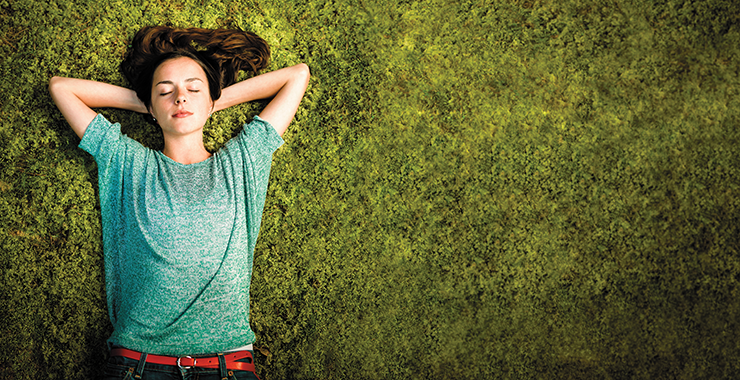
#> input picture old_src/images/nature.png, 740 x 380 px, found by its file name
$ python face_detect.py --image 1
#> lines starting #> are read from the running program, lines starting #| are printed output that depends on the picture; after the words box and inside, x2 and y2 are one past the last pixel; in counts of white or black regions, pixels touching at a corner belong together
### src/configuration.py
'''Configuration module for the application.

Consains variables (dictionaries) for setting default variables. Also provides the Settings-class that is used
for loading and managing the settings. Only one instance of this class should be created.
'''

from typing import Union, List, Tuple, Dict, Optional
from tools import filereaderwriter as fileio
from tools.helpers import str_convert

# Default settings for the application can be set here
# Directories
paths = {'SETTINGS': 'config', 'IMAGES': 'src/images', 'DATA': 'src/data'}

# Filenames
filenames = {'SETTINGS': 'settings'}

# Various settings
settings = {
    'settings_comment_sign': '#',
    'settings_assignment_sign': '=',
    'CAMERA_ID': 10
}


class Initializer():
    '''Class that holds static methods to help with initializing'''
    def initialize_directories(paths: Dict[str, str]) -> None:
        print('Configured directories:')
        for key, directory in paths.items():
            if not fileio.check_directory_exists(directory):
                print(
                    f'./{directory}/ directory for {key} not found, attempting to create..'
                )
                # create_directory will raise an exception if creation is unsuccessful, and app will exit
                fileio.create_directory(directory)

            print(f'Using ./{directory}/ for {key}!')
        print('All directories initialized.')
        print()

    # [26 lines left out: function filter_map_settings, not called in this run]


class Configuration():
    '''Class that holds all settings. By default loads settings from disk.
    Only one instance should be created of this class and that object is assigned
    to the class variable Configuration._singleton_obj .'''

    _singleton_obj = None

    def __init__(self, load_from_file: bool = True) -> None:
        '''Constructor. After the object has been created the object will be assigned to the class variable _singleton_obj.
        '''
        if Configuration._singleton_obj:
            raise RuntimeError(
                'Settings object already created, cannot instantiate a new one. Please use the existing one.'
            )
            #del self
            #return

        self.paths = paths.copy()
        self.filenames = filenames.copy()
        self.settings = settings.copy()

        Initializer.initialize_directories(self.paths)

        if load_from_file:
            self.load_settings_from_file()

        Configuration._singleton_obj = self

    def load_settings_from_file(self) -> None:
        '''Reads the settings, converts them into the right type and loads them'''
        settings_file = fileio.build_path(self.paths['SETTINGS'],
                                          self.filenames['SETTINGS'])
        print(f'Using settings file \'./{settings_file}\'.')

        settings_read = Initializer.filter_map_settings(
            fileio.read_file_lines(settings_file),
            self.settings['settings_comment_sign'],
            self.settings['settings_assignment_sign'])

        if len(settings_read) != 0:
            print(f'Using {len(settings_read)} setting(s) from file:')

            # The list contains tuples, but we still need to unpack them with map here
            for var, val in map(lambda pair: (pair[0], str_convert(pair[1])),
                                settings_read):
                print(var, '=', val, 'loaded from disk.')
                self.settings[var] = val
        else:
            print('No settings loaded, using default values.')
        print()

    # [15 lines left out: function __str__, not called in this run]

    def get_instance(self):
        return Configuration.get_instance()

    # [5 lines left out: function get_instance, not called in this run]

### application/tools/filereaderwriter.py
'''This module provides functions for handling files.'''

import os
import sys

from typing import List
from pathlib import Path


# [10 lines left out: function read_file_lines, not called in this run]


def check_directory_exists(path: str) -> bool:
    '''Checks if the path provided as argument exists and is a directory.'''
    return os.path.isdir(path)


def check_file_exists(path: str) -> bool:
    '''Checks if the path provided as argument exists and is a file.'''
    return os.path.isfile(path)


def create_directory(path: str) -> bool:
    '''Creates a directory with all subdirectories.
    Raises exception and quits the application if directory could not be created.'''
    try:
        os.makedirs(path,
                    exist_ok=True)  # Dont raise an exception if dir exists
    except OSError as e:
        print(f'Error while trying to create directory \'{path}\'.')
        print(e)
        print('Exiting..')
        sys.exit()

    return check_directory_exists(path)

### src/face_detect.py
# code from https://opencv-python-tutroals.readthedocs.io/en/latest/py_tutorials/py_gui/py_image_display/py_image_display.html#goals
import argparse
import os
import cv2
import numpy as np
from matplotlib import pyplot as plt
from configuration import Configuration
from tools import filereaderwriter as fileio

font = cv2.FONT_HERSHEY_DUPLEX
face_cascade = cv2.CascadeClassifier(
    'src/data/haarcascade_frontalface_default.xml')
eye_cascade = cv2.CascadeClassifier('src/data/haarcascade_eye.xml')


def detect_faces_from_video():
    cap = cv2.VideoCapture(0)
    if not check_video(cap):
        return

    fourcc = cv2.VideoWriter_fourcc(*'XVID')
    out = cv2.VideoWriter('src/saved_detections/output.avi', fourcc, 20.0,
                          (640, 480))

    while True:
        ret, img = cap.read()
        gray = cv2.cvtColor(img, cv2.COLOR_BGR2GRAY)
        faces = face_cascade.detectMultiScale(gray, 1.3, 5)

        for (x, y, w, h) in faces:
            cv2.rectangle(img, (x, y), (x + w, y + h), (255, 0, 0), 2)
            roi_gray = gray[y:y + h, x:x + w]
            roi_color = img[y:y + h, x:x + w]
            print('Upper left: ', x, ' Upper right: ', y, ' Lower left: ', w,
                  ' Lower right: ', h)

            eyes = eye_cascade.detectMultiScale(roi_gray)
            for (ex, ey, ew, eh) in eyes:
                cv2.rectangle(roi_color, (ex, ey), (ex + ew, ey + eh),
                              (0, 255, 0), 2)
        cv2.imshow('img', img)
        out.write(img)  # in colors
        k = cv2.waitKey(30) & 0xff
        if cv2.waitKey(1) & 0xFF == ord('q'):
            break

    cap.release()
    cv2.destroyAllWindows()


def detect_faces_from_image(image_path):
    '''
    Load and convert an image from disk to grayscale. draw a line and show the result. OpenCV with pyplot
    '''
#> called with image_path = 'src/images/nature.png'
    found_faces = 0
    if not check_image(image_path):
        return

    img = cv2.imread(image_path)
#> img is the input picture: shape (380, 740, 3); mean B, G, R 54.5, 99.3, 93.6
    gray = cv2.cvtColor(img, cv2.COLOR_BGR2GRAY)
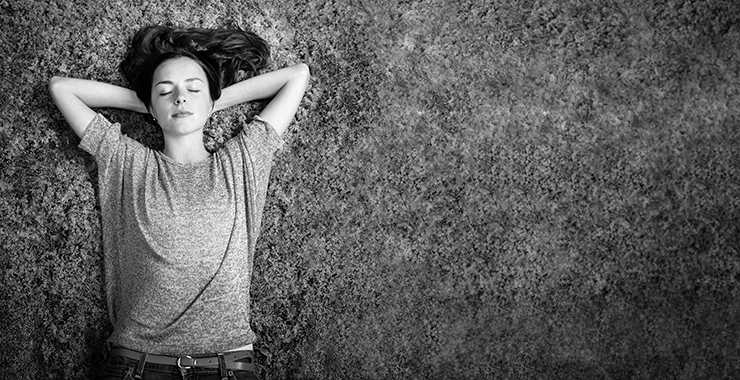
#> gray: shape (380, 740); min 0, max 255, mean 92.5
    faces = face_cascade.detectMultiScale(gray, 1.3, 5)
#> faces = [[143, 61, 76, 76]]

    plt.imshow(img, cmap='gray', interpolation='bicubic')
    plt.xticks([])
    plt.yticks([])
    plt.plot([200, 300, 400], [100, 200, 300], 'c', linewidth=5)
    plt.show()
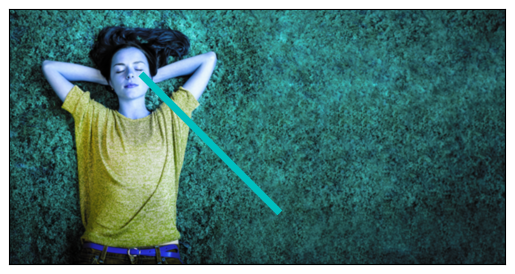
#> figure drawn by matplotlib, 1 panel; B, G, R data is drawn as R, G, B

    for (x, y, w, h) in faces:
        img = cv2.rectangle(img, (x, y), (x + w, y + h), (255, 0, 0), 2)
        roi_gray = gray[y:y + h, x:x + w]
        roi_color = img[y:y + h, x:x + w]
        eyes = eye_cascade.detectMultiScale(roi_gray)
        found_faces += 1
        for (ex, ey, ew, eh) in eyes:
            cv2.rectangle(roi_color, (ex, ey), (ex + ew, ey + eh), (0, 255, 0),
                          2)
#> this loop made 1 pass
#> (x, y, w, h, found_faces) on pass 1: (143, 61, 76, 76, 1)
#> pass 1, in detect_faces_from_image, `img = cv2.rectangle(img, (x, y), (x + w, y + h), (255, 0, 0), 2)`:
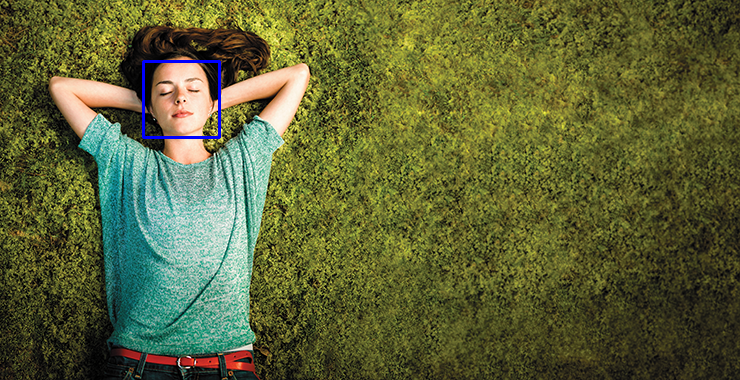
#> img: shape (380, 740, 3); 0.32% of pixels changed, all inside (x1, y1, x2, y2) = (142, 60, 221, 139)
#> pass 1, in detect_faces_from_image, `roi_gray = gray[y:y + h, x:x + w]`:
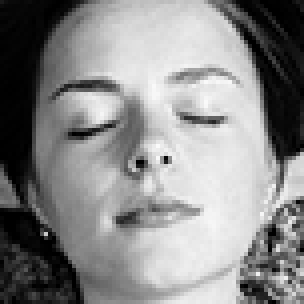
#> roi_gray: shape (76, 76) (shown 4 times larger); min 0, max 250, mean 137.4
#> pass 1, in detect_faces_from_image, `roi_color = img[y:y + h, x:x + w]`:
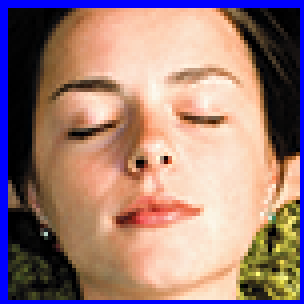
#> roi_color: shape (76, 76, 3) (shown 4 times larger); mean B, G, R 120, 125.1, 157.5
#> after the loop, found_faces = 1

    if found_faces > 1:
        info = f'{found_faces} people present'
    elif found_faces == 1:
        info = f'{found_faces} person present'
#> info = '1 person present'

    savepath = os.getcwd() + '/src/saved_detections/' + 'faces.jpg'
    cv2.imwrite(savepath, img)
    cv2.imshow(info, img)
    cv2.waitKey(0)
    cv2.destroyAllWindows()


# Check if picture exists
def check_image(given_path):
    if os.path.isfile(given_path):
        return True
    else:
        print('Cannot find image file.')
        return False


# Check if video exists
def check_video(video_cap):
    if video_cap.isOpened():
        return True
    else:
        print('No video stream detected')
        return False


def main():
    # [6 lines of commented-out code are left out]
    config = Configuration()


if __name__ == '__main__':
    parser = argparse.ArgumentParser()
    group = parser.add_mutually_exclusive_group()
    group.add_argument('-i',
                       '--image',
                       type=int,
                       choices=[1, 2, 3],
                       help='Show an image with face detection.')
    group.add_argument('-v',
                       '--video',
                       help='Show video feed with face detection.',
                       action="store_true")
    args = parser.parse_args()
    if args.video:
        detect_faces_from_video()
    elif args.image:
        if args.image == 1:
            detect_faces_from_image('src/images/nature.png')
        elif args.image == 2:
            detect_faces_from_image('src/images/face_front.jpg')
        elif args.image == 3:
            detect_faces_from_image('src/images/six_people.jpg')
        else:
            detect_faces_from_image('src/images/six_people.jpg')
    else:
        print('Select -image with a number 1-3, or -video.')
#> (the run stopped early here; a loop or call above may not have finished)
